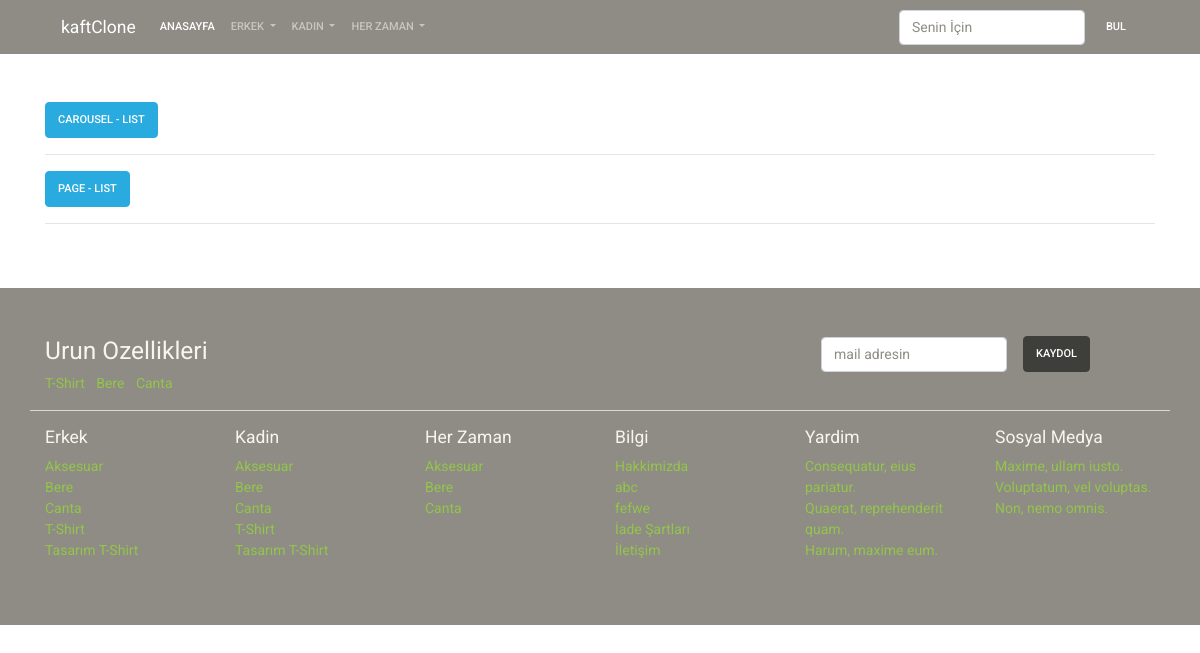
Screenshot of /manage/ with the database file from the repository.
### product/models.py (models this page shows, shortened)
class Category(models.Model):
    title = models.CharField(max_length=200)
    slug = models.SlugField(max_length=200,default="",)
    status = models.CharField(
        default=DEFAULT_STATUS,
        choices=STATUS,
        max_length=10,
    )
    gender = models.CharField(max_length=6,default="unisex", choices=GENDER_CHOICE,)
    created_at = models.DateTimeField(auto_now_add=True)
    updated_at = models.DateTimeField(auto_now=True)

### page/models.py (models this page shows)
class Page(models.Model):
    title = models.CharField(max_length=200)
    slug = models.SlugField(max_length=200,default="",)
    content = models.TextField()
    cover_image = models.ImageField(null=True, blank=True, upload_to='page',)
    status = models.CharField(
        default=DEFAULT_STATUS,
        choices=STATUS,
        max_length=10,
    )
    created_at = models.DateTimeField(auto_now_add=True)
    updated_at = models.DateTimeField(auto_now=True)

### page/views.py (the view)
# urls.py: path('', manage_list, name="manage_list"),
def manage_list(request):
    context = dict()
    return render(request, 'manage/manage.html', context)

### kaft_clone/nav_context.py (called while the page is built)
def nav_data(request):
    context = dict()
    context['categories'] = Category.objects.filter(status=STATUS).order_by('title')
    context['pages'] = Page.objects.filter(status=STATUS).order_by('title')
    return context

### templates/manage/manage.html
{% extends 'base/base.html' %}
{% block content %}
<div class="container mt-5">
    <div class="row">
        <div class="col-sm-12 ">
            <a href="{% url 'carousel_list' %}" class="btn btn-info">Carousel - List</a>
            <hr>
            <a href="{% url 'page_list' %}" class="btn btn-info">Page - List</a>
            <hr>
        </div>
    </div>
</div>
{% endblock %}

### templates/base/components/footer.html (shortened to what this page needs)
<div class="bg-dark py-5 mt-5">
    <div class="container">
        <div class="row">
            <div class="col-sm-8">
                <h3 class="text-light">Urun Ozellikleri</h3>
                <ul class="list-inline">
                    <li class="list-inline-item">
                        <a href="">T-Shirt</a>
                    </li>
                    <li class="list-inline-item">
                        <a href="">Bere</a>
                    </li>
                    <li class="list-inline-item">
                        <a href="">Canta</a>
                    </li>
                </ul>
            </div>
            <div class="col-sm-4">
                <form class="form-inline">
                    <div class="form-group mx-sm-3 mb-2">
                        <input type="email" class="form-control" id="ebulten" placeholder="mail adresin">
                    </div>
                    <button type="submit" class="btn btn-dark mb-2">Kaydol</button>
                    </form>
            </div>
        </div>
        <div class="row border-top mb-3"></div>
        <div class="row">
            <div class="col-sm-2">
                <h5 class="text-light">Erkek</h5>
                <ul class="list-unstyled">
                    {% for item in categories %}
                        {% if item.gender == "man" or item.gender == "unisex"  %}
                        <li>
                        <a class="" href="{% url 'category_show' category_slug=item.slug %}">
                          {{ item.title }}
                        </a>
                        </li>
                        {% endif %}
                    {% endfor %}
                </ul>
            </div>
            <div class="col-sm-2">
                <h5 class="text-light">Kadin</h5>
                <ul class="list-unstyled">
                        {% for item in categories %}
                        {% if item.gender == "woman" or item.gender == "unisex"  %}
                        <li>
                        <a class="" href="{% url 'category_show' category_slug=item.slug %}">
                          {{ item.title }}
                        </a>
                    </li>
                        {% endif %}
                    {% endfor %}
                </ul>
            </div>
            <div class="col-sm-2">
                <h5 class="text-light">Her Zaman</h5>
                <ul class="list-unstyled">
                    {% for item in categories %}
                        {% if item.gender == "unisex"  %}
                        <li class="list-item">
                        <a class="" href="{% url 'category_show' category_slug=item.slug %}">
                          {{ item.title }}
                        </a>
                    </li>
                        {% endif %}
                    {% endfor %}
                </ul>
            </div>
            <div class="col-sm-2">
                <h5 class="text-light">Bilgi</h5>
                <ul class="list-unstyled">
                    {% for item in pages %}
                    <li>
                        <a href="{% url 'page_show' slug=item.slug %}">
                        {{ item.title }}
                        </a>
                    </li>
                    {% endfor %}
                </ul>
            </div>
            <div class="col-sm-2">
                <h5 class="text-light">Yardim</h5>
                <ul class="list-unstyled">
                    <li><a href="">Consequatur, eius pariatur.</a></li>
                    <li><a href="">Quaerat, reprehenderit quam.</a></li>
                    <li><a href="">Harum, maxime eum.</a></li>
                </ul>
            </div>
            <div class="col-sm-2">
                <h5 class="text-light">Sosyal Medya</h5>
                <ul class="list-unstyled text-white">
                    <li><a href="" >Maxime, ullam iusto.</a></li>
                    <li><a href="" >Voluptatum, vel voluptas.</a></li>
                    <li><a href="" >Non, nemo omnis.</a></li>
                </ul>
            </div>
        </div>
    </div>
</div>

### rows the page displays
Category: title "Aksesuar"
Category: title "Bere"
Category: title "Canta"
Category: title "T-Shirt"
Category: title "Tasarım T-Shirt"
Category: title "T-Shirt"
Category: title "Tasarım T-Shirt"
Page: title "Hakkimizda"
Page: title "abc"
Page: title "fefwe"
Page: title "İade Şartları"
Page: title "İletişim"
